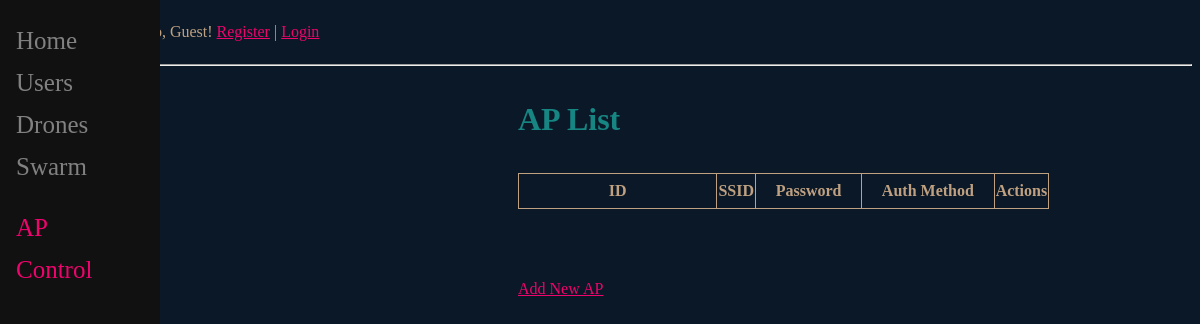
Before: /ap_list with the older database file.
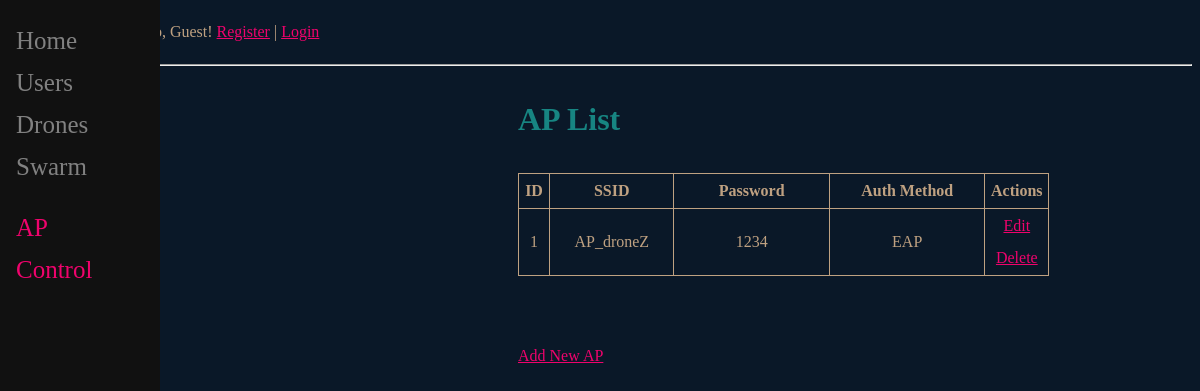
After: the same page with the newer database file.
### main/models.py (models this page shows)
class AP(models.Model):
    SSID=models.fields.CharField(max_length=32,unique=True)
    password=models.fields.CharField(max_length=32, default='1234')
    AuthMethod=models.fields.CharField(max_length=16, default='EAP')
    CreatedAt = models.DateTimeField("datePublished", default=timezone.now)
    UpdatedAt = models.DateTimeField("dateUpdated", auto_now=True)
    UpdatedBy = models.CharField(max_length=32, default="User")

### main/views.py (the view)
# urls.py: path('ap_list', ap_list, name='ap_list'),
def ap_list(request):
    ap = AP.objects.all()
    return render(request, 'main/ap_list.html', {'ap': ap })

### templates/main/ap_list.html (shortened to what this page needs)
{% extends 'main/base.html' %}
{% block content %}
<h1>AP List</h1>
<body>
    <table  style="width:80%; border: 1px solid; border-collapse: collapse">
        <thead>
            <tr style="border: 1px solid; text-align: center;">
                <th>ID</th>
                <th style="width:5%; border: 1px solid; ">SSID</th>
                <th style="width:20%; border: 1px solid;">Password</th>
                <th style="width:25%; border: 1px solid;">Auth Method</th>
                <th style="width:10%; border: 1px solid;">Actions</th>
            </tr>
        </thead>
        <tbody>
    {% for ap in ap %}
            <tr style="border: 1px solid; text-align: center;">
                <td style="width:5%; border: 1px solid; text-align: center; ">{{ ap.id }}</td>
                <td style="width:20%; border: 1px solid; text-align: center; ">{{ ap.SSID }}</td>
                <td style="width:25%; border: 1px solid; text-align: center; ">{{ ap.password }}</td>
                <td style="width:20%; border: 1px solid; text-align: center; ">{{ ap.AuthMethod }}</td>
                <td>
                    <a style="width:10%" href="/ap_edit/{{ ap.id }}"><span>Edit</span></a>
                    <a style="width:10%" href="/ap_delete/{{ ap.id }}">Delete</a>
                </td>
            </tr>
        {% endfor %}
        </tbody>
    </table>
    <br>
    <br>
    <a href="{%url 'ap_add' %}" class="btn btn-outline-secondary btn-sm"><span>Add New AP</span></a>
</body>
{% endblock %}

Changed rows visible on the page:
added AP: id "1", SSID "AP_droneZ", password "1234", AuthMethod "EAP"
